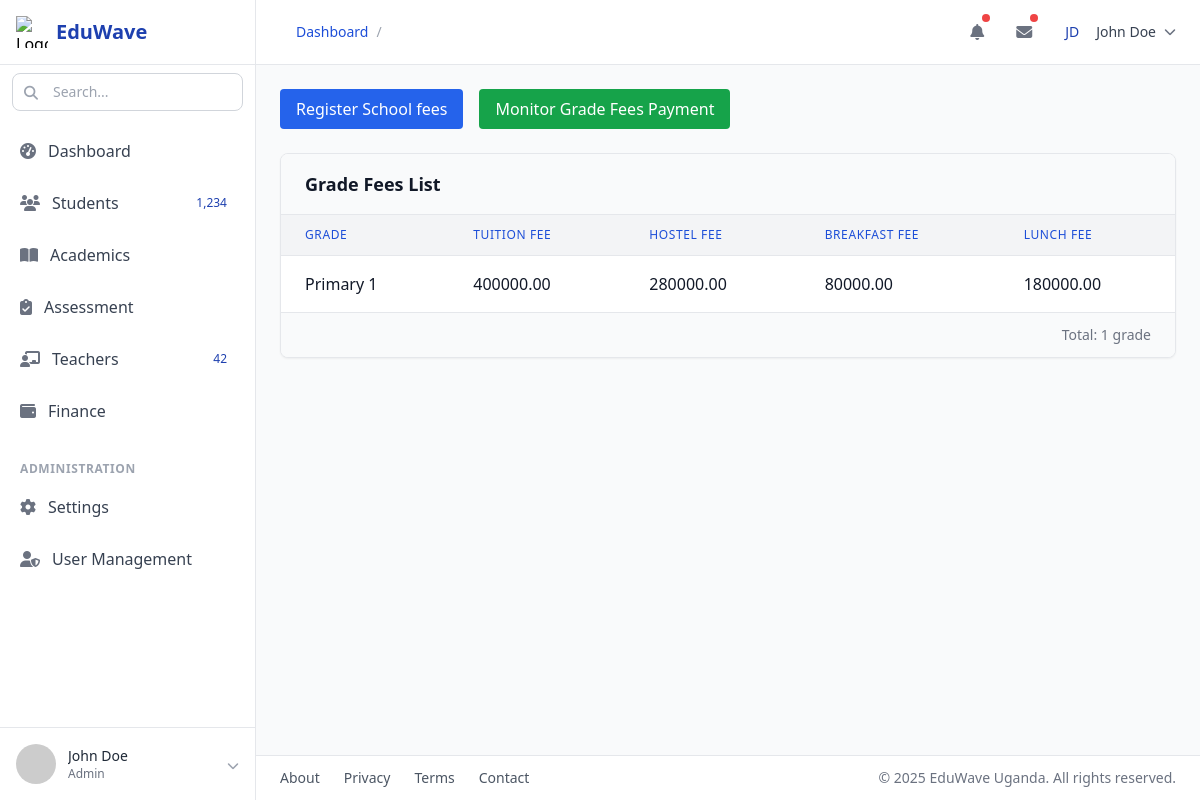
/finance/schoolfees/, run on an earlier commit of the app's database.
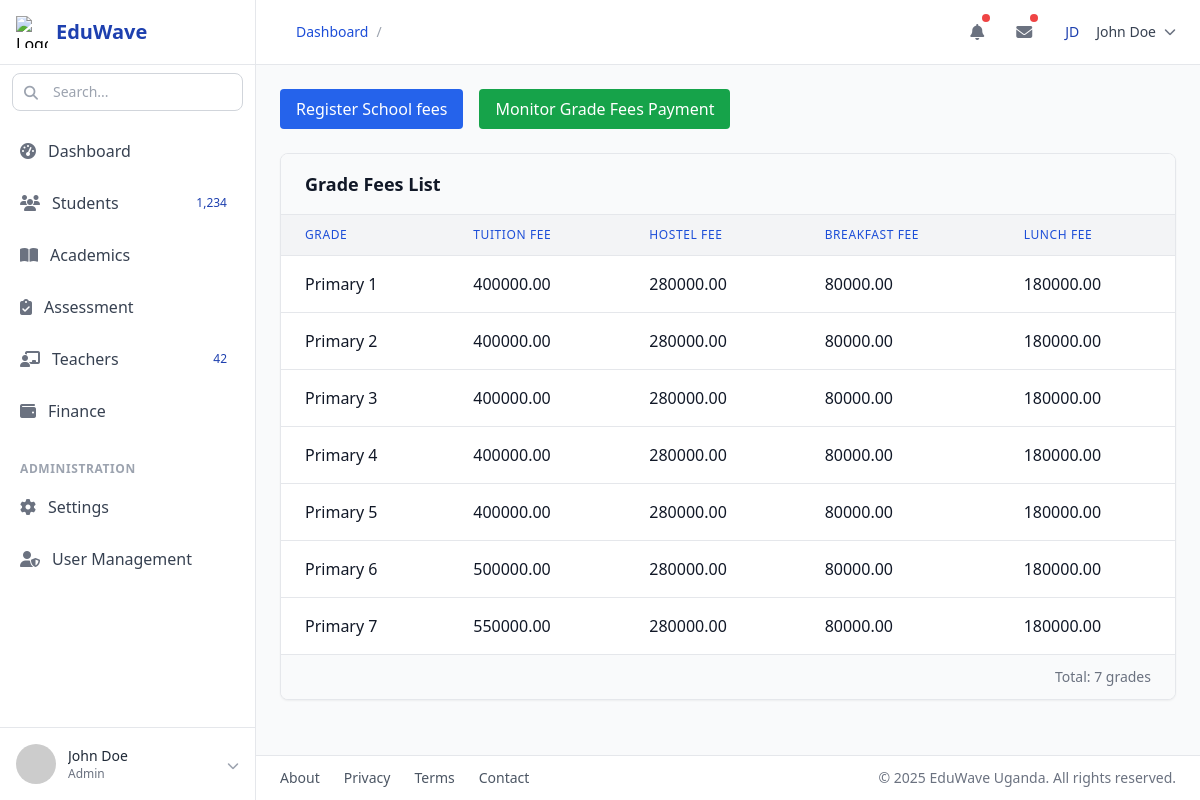
And on a later commit of the database.
### finance/models.py (models this page shows, shortened)
class SchoolFees(models.Model):
    grade = models.OneToOneField(Grade, on_delete=models.CASCADE, related_name="school_fees")
    tuitionfee = models.DecimalField(
        default=0.0,  max_digits=10, decimal_places=2)
    hostelfee = models.DecimalField(
        max_digits=10, decimal_places=2, default=Decimal('0.00'))
    breakfastfee = models.DecimalField(
        max_digits=10, decimal_places=2, default=Decimal('0.00'))
    lunchfee = models.DecimalField(
        max_digits=10, decimal_places=2, default=Decimal('0.00'))
    description = models.TextField(default="No Description ...")
    created_by = models.ForeignKey(CustomUser, on_delete=models.DO_NOTHING)
    created = models.DateField(auto_now_add=True)
    updated = models.DateField(auto_now=True)
    class Meta:
        verbose_name_plural = "SchoolFees"

### academic/models.py (models this page shows)
class Grade(models.Model):
    grade_name = models.CharField(max_length=50)
    class_teacher = models.ForeignKey(
        Teacher, on_delete=models.SET_NULL, null=True, related_name="grades")
    created = models.DateField(auto_now_add=True)
    updated = models.DateField(auto_now=True)
    class Meta:
        db_table = "class"
        db_table_comment = "This includes Students address data"
        ordering = ["grade_name"]
    def __str__(self):
        return self.grade_name

### finance/views.py (the view)
# urls.py: path('schoolfees/', Schoolfees, name='schoolfees'),
def Schoolfees(request):
    grade_fees = SchoolFees.objects.all()
    return render(request, 'schoolfees.html', {'grade_fees': grade_fees})

### finance/templates/schoolfees.html
{% extends 'base.html' %}
{% block content %}
<div class="flex space-x-4 mb-6">
    <a href="/finance/register/schoolfees/">
        <button type="button" class="px-4 py-2 bg-blue-600 text-white rounded hover:bg-blue-700 transition">Register School fees</button>
    </a>
    <a href="/finance/grades/summary/">
        <button type="button" class="px-4 py-2 bg-green-600 text-white rounded hover:bg-green-700 transition">Monitor Grade Fees Payment</button>
    </a>
</div>
{% include  'features/schoolfeesgradelist.html' %}
{% endblock content %}

### finance/templates/features/schoolfeesgradelist.html (shortened to what this page needs)
<div class="bg-white rounded-lg shadow-sm border border-gray-200 overflow-hidden">
  <div class="px-6 py-4 border-b border-gray-200 bg-gray-50">
    <h3 class="text-lg font-semibold text-gray-900">Grade Fees List</h3>
  </div>
  <div class="overflow-x-auto">
    {% if grade_fees %}
    <table class="min-w-full divide-y divide-gray-200">
      <thead class="bg-gray-100">
        <tr>
          <th scope="col" class="px-6 py-3 text-left text-xs font-medium text-blue-700 uppercase tracking-wider">Grade</th>
          <th scope="col" class="px-6 py-3 text-left text-xs font-medium text-blue-700 uppercase tracking-wider">Tuition Fee</th>
          <th scope="col" class="px-6 py-3 text-left text-xs font-medium text-blue-700 uppercase tracking-wider">Hostel Fee</th>
          <th scope="col" class="px-6 py-3 text-left text-xs font-medium text-blue-700 uppercase tracking-wider">Breakfast Fee</th>
          <th scope="col" class="px-6 py-3 text-left text-xs font-medium text-blue-700 uppercase tracking-wider">Lunch Fee</th>
        </tr>
      </thead>
      <tbody class="bg-white divide-y divide-gray-200">
        {% for fees in grade_fees %}
        <tr class="hover:bg-gray-50 transition-colors">
          <td class="px-6 py-4 whitespace-nowrap">
            <span class="font-medium text-gray-900">{{ fees.grade }}</span>
          </td>
          <td class="px-6 py-4 whitespace-nowrap text-gray-900">
            {{ fees.tuitionfee|default:"-" }}
          </td>
          <td class="px-6 py-4 whitespace-nowrap text-gray-900">
            {{ fees.hostelfee|default:"-" }}
          </td>
          <td class="px-6 py-4 whitespace-nowrap text-gray-900">
            {{ fees.breakfastfee|default:"-" }}
          </td>
          <td class="px-6 py-4 whitespace-nowrap text-gray-900">
            {{ fees.lunchfee|default:"-" }}
          </td>
        </tr>
        {% endfor %}
      </tbody>
    </table>
    {% endif %}
  </div>
  <div class="px-6 py-3 border-t border-gray-200 bg-gray-50 text-right text-sm text-gray-500">
    Total: {{ grade_fees|length }} grade{{ grade_fees|length|pluralize }}
  </div>
</div>

What changed in the data, as far as the page shows it:
added SchoolFees: grade "Primary 2", tuitionfee "400000.00", hostelfee "280000.00", breakfastfee "80000.00", lunchfee "180000.00"
added SchoolFees: grade "Primary 3", tuitionfee "400000.00", hostelfee "280000.00", breakfastfee "80000.00", lunchfee "180000.00"
added SchoolFees: grade "Primary 4", tuitionfee "400000.00", hostelfee "280000.00", breakfastfee "80000.00", lunchfee "180000.00"
added SchoolFees: grade "Primary 5", tuitionfee "400000.00", hostelfee "280000.00", breakfastfee "80000.00", lunchfee "180000.00"
added SchoolFees: grade "Primary 6", tuitionfee "500000.00", hostelfee "280000.00", breakfastfee "80000.00", lunchfee "180000.00"
added SchoolFees: grade "Primary 7", tuitionfee "550000.00", hostelfee "280000.00", breakfastfee "80000.00", lunchfee "180000.00"
Also different on the page:
{{ grade_fees|length }}: "1" → "7"
